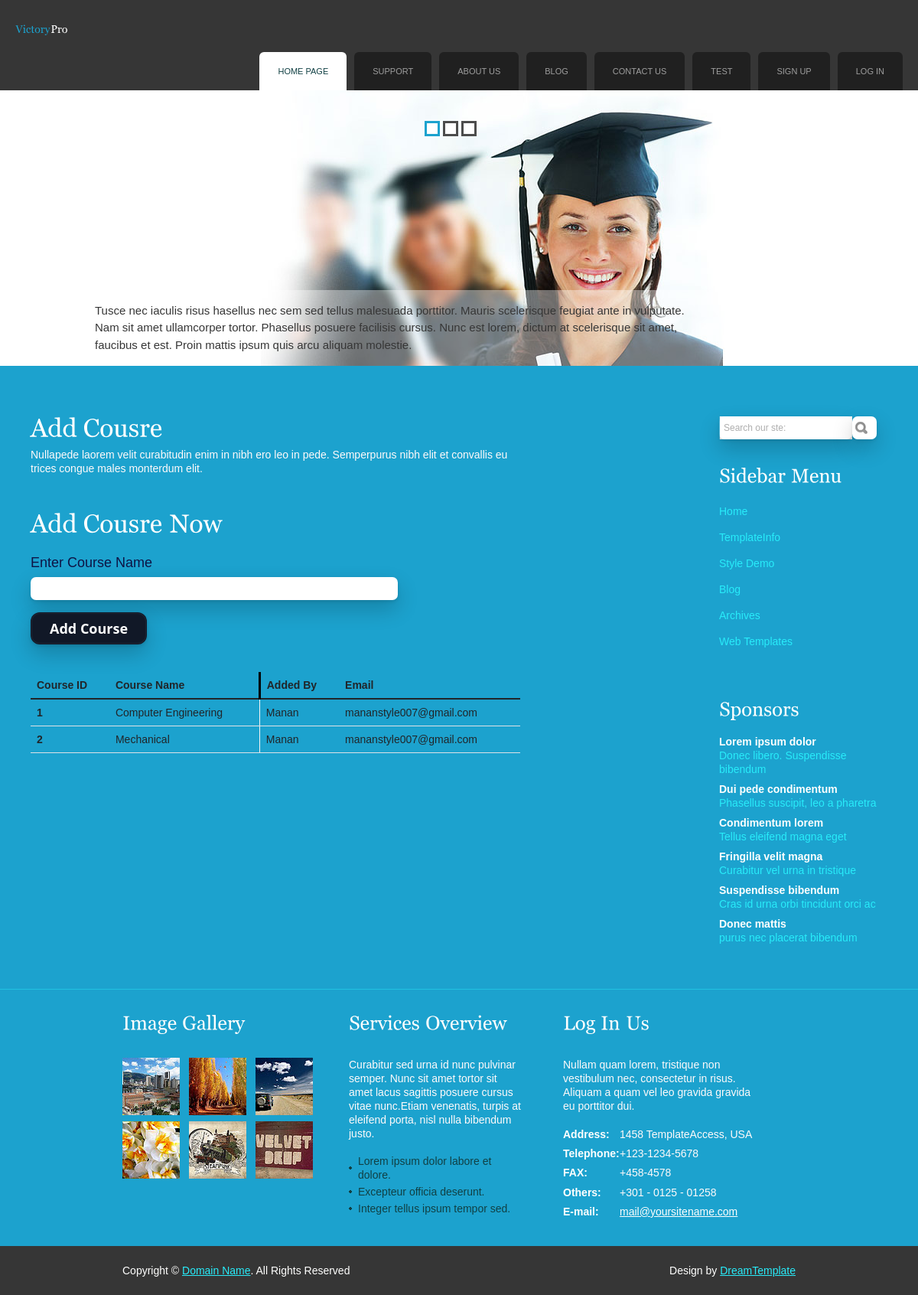
The app's page /addCourse/ with its own data.
### onlineexamapp/models.py (models this page shows, shortened)
class CourseDetail(models.Model):
    facultyDetail = models.ForeignKey(User, on_delete=models.CASCADE)
    courseName = models.CharField(max_length = 100)

class User(models.Model): # STUDENT
    userType = models.CharField(max_length = 100, default = "Student")
    fname = models.CharField(max_length = 100)
    lname = models.CharField(max_length = 100)
    email = models.CharField(max_length = 100)
    mobile = models.CharField(max_length = 100)
    course = models.CharField(max_length = 100, default="")
    gender = models.CharField(max_length = 100)
    password = models.CharField(max_length = 100)
    address = models.TextField()
    profilePic = models.ImageField(upload_to = 'profilePic/', default="")
    userStatus = models.CharField(max_length = 100, default = "Pending")

### onlineexamapp/views.py (the view)
# urls.py: path('addCourse/', views.addCourse, name='addCourse'),
def addCourse(request):
    if request.method == "POST":
        facultyDetail = User.objects.get(email = request.session['email'])
        CourseDetail.objects.create(
            facultyDetail = facultyDetail,
            courseName = request.POST['courseName']
        )
        msg = "Course Added Successfully"
        courseDetail = CourseDetail.objects.all()
        return render(request, 'addCourse.html', { 'msg': msg, 'courseDetail': courseDetail })
    else:
        courseDetail = CourseDetail.objects.all()
        return render(request, 'addCourse.html', { 'courseDetail': courseDetail })

### onlineexamapp/templates/addCourse.html (shortened to what this page needs)
{% extends 'header.html' %}
{% load static %}
{% block content %}
<!DOCTYPE html
  PUBLIC "-//W3C//DTD XHTML 1.0 Transitional//EN" "http://www.w3.org/TR/xhtml1/DTD/xhtml1-transitional.dtd">
<html xmlns="http://www.w3.org/1999/xhtml">
<head>
</head>
<body>
  <div class="main">
    <div class="content">
      <div class="content_resize">
        <div class="mainbar">
          <div class="article">
            <h2><span>Add Cousre</span></h2>
            <p>Nullapede laorem velit curabitudin enim in nibh ero leo in pede. Semperpurus nibh elit et convallis eu
              trices congue males monterdum elit.</p>
          </div>
          <div class="article">
            <h2>
              <span>Add Cousre</span> Now<br>
            </h2>
            <form action="{% url 'addCourse' %}" method="post" id="sendemail">
              <ol>
                <li>
                  <label for="courseName" style="margin-bottom: 10px;">Enter Course Name</label>
                  <input type="courseName" id="courseName" name="courseName" class="inputText" style="height: 30px;"/>
                </li>
                <li>
                  <div style="display: flex; justify-content: space-between; margin-right: 130px;">
                    <input type="submit" name="addCourse" id="addCourse" value="Add Course" class="send" />
                  </div>
                </li>
              </ol>
            </form>
            <br><br>
            <table class="table table-hover static-table" align="center" id="studentTable">
              <thead>
                <tr>
                  <th scope="col">Course ID</th>
                  <th scope="col" style="border-right: 3px solid black;">Course Name</th>
                  <th scope="col">Added By</th>
                  <th scope="col">Email</th>
                </tr>
              </thead>
              <tbody>
                {% for i in courseDetail %}
                <tr>
                  <th scope="row">{{i.id}}</th>
                  <td style="border-right: 1px solid whitesmoke;">{{i.courseName}}</td>
                  <td>{{i.facultyDetail.fname}}</td>
                  <td>{{i.facultyDetail.email}}</td>
                </tr>
                {% endfor %}
              </tbody>
            </table>
          </div>
        </div>
        <div class="sidebar">
          <div class="searchform">
            <form id="formsearch" name="formsearch" method="post" action="#">
              <span>
                <input name="editbox_search" class="editbox_search" id="editbox_search" maxlength="80"
                  value="Search our ste:" type="text" />
              </span>
              <input name="button_search" src="{% static 'images/search.gif' %}" class="button_search" type="image" />
            </form>
          </div>
          <div class="gadget">
            <h2 class="star"><span>Sidebar</span> Menu</h2>
            <ul class="sb_menu">
              <li><a href="#">Home</a></li>
              <li><a href="#">TemplateInfo</a></li>
              <li><a href="#">Style Demo</a></li>
              <li><a href="#">Blog</a></li>
              <li><a href="#">Archives</a></li>
              <li><a href="#">Web Templates</a></li>
            </ul>
          </div>
          <div class="gadget">
            <h2 class="star"><span>Sponsors</span></h2>
            <ul class="ex_menu">
              <li><a href="#">Lorem ipsum dolor</a><br />
                Donec libero. Suspendisse bibendum</li>
              <li><a href="#">Dui pede condimentum</a><br />
                Phasellus suscipit, leo a pharetra</li>
              <li><a href="#">Condimentum lorem</a><br />
                Tellus eleifend magna eget</li>
              <li><a href="#">Fringilla velit magna</a><br />
                Curabitur vel urna in tristique</li>
              <li><a href="#">Suspendisse bibendum</a><br />
                Cras id urna orbi tincidunt orci ac</li>
              <li><a href="#">Donec mattis</a><br />
                purus nec placerat bibendum</li>
            </ul>
          </div>
        </div>
      </div>
    </div>
    <div class="fbg">
      <div class="fbg_resize">
        <div class="col c1">
          <h2><span>Image</span> Gallery</h2>
          <a href="#"><img src="{% static 'images/gal1.jpg' %}" width="75" height="75" alt="" class="gal" /></a> <a
            href="#"><img src="{% static 'images/gal2.jpg' %}" width="75" height="75" alt="" class="gal" /></a> <a
            href="#"><img src="{% static 'images/gal3.jpg' %}" width="75" height="75" alt="" class="gal" /></a> <a
            href="#"><img src="{% static 'images/gal4.jpg' %}" width="75" height="75" alt="" class="gal" /></a> <a
            href="#"><img src="{% static 'images/gal5.jpg' %}" width="75" height="75" alt="" class="gal" /></a> <a
            href="#"><img src="{% static 'images/gal6.jpg' %}" width="75" height="75" alt="" class="gal" /></a>
        </div>
        <div class="col c2">
          <h2><span>Services</span> Overview</h2>
          <p>Curabitur sed urna id nunc pulvinar semper. Nunc sit amet tortor sit amet lacus sagittis posuere cursus
            vitae nunc.Etiam venenatis, turpis at eleifend porta, nisl nulla bibendum justo.</p>
          <ul class="fbg_ul">
            <li><a href="#">Lorem ipsum dolor labore et dolore.</a></li>
            <li><a href="#">Excepteur officia deserunt.</a></li>
            <li><a href="#">Integer tellus ipsum tempor sed.</a></li>
          </ul>
        </div>
        <div class="col c3">
          <h2><span>Log In</span> Us</h2>
          <p>Nullam quam lorem, tristique non vestibulum nec, consectetur in risus. Aliquam a quam vel leo gravida
            gravida eu porttitor dui.</p>
          <p class="contact_info"> <span>Address:</span> 1458 TemplateAccess, USA<br />
            <span>Telephone:</span> +123-1234-5678<br />
            <span>FAX:</span> +458-4578<br />
            <span>Others:</span> +301 - 0125 - 01258<br />
            <span>E-mail:</span> <a href="#">mail@yoursitename.com</a>
          </p>
        </div>
      </div>
    </div>
  </div>
</body>
</html>
{% endblock %}

### records on screen
CourseDetail: id "1", courseName "Computer Engineering", facultyDetail.fname "Manan", facultyDetail.email "mananstyle007@gmail.com"
CourseDetail: id "2", courseName "Mechanical", facultyDetail.fname "Manan", facultyDetail.email "mananstyle007@gmail.com"
